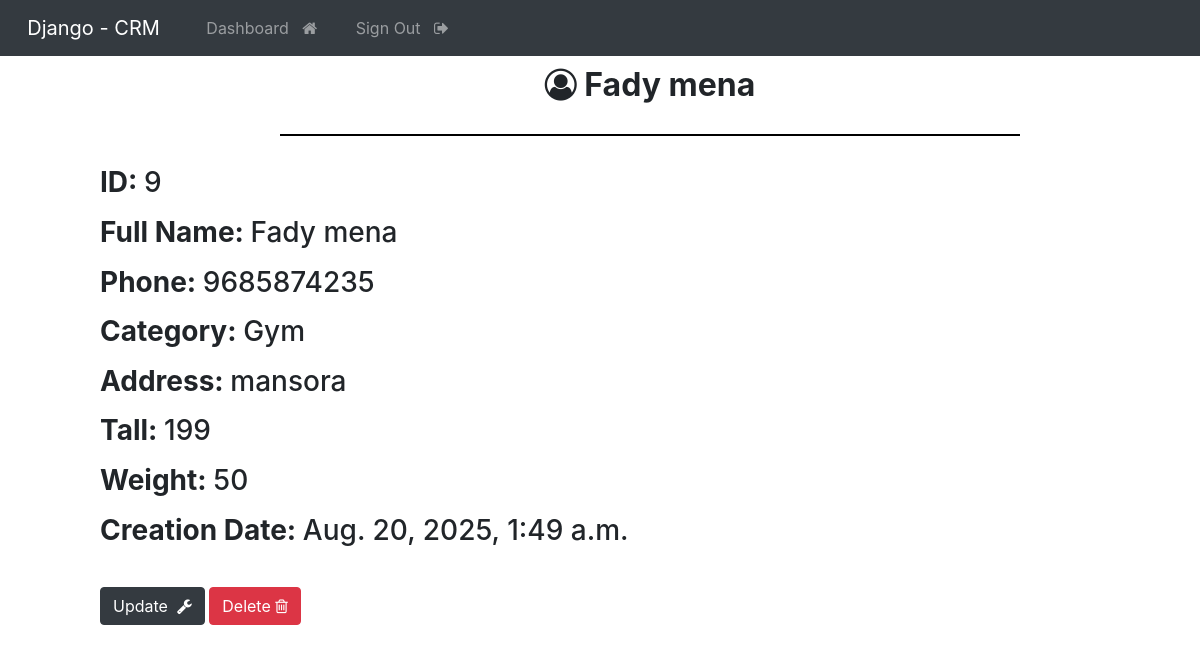
The app's page /view/9 (signed in) with its own data.
### webapp/models.py (models this page shows, shortened)
class Record(models.Model):
    first_name = models.CharField(max_length=250)
    last_name = models.CharField(max_length=250)
    Category=models.ForeignKey(Category, on_delete=models.CASCADE)
    phone = models.IntegerField()
    tall=models.IntegerField()
    weight=models.IntegerField()
    address=models.CharField(max_length=500)
    created_at = models.DateTimeField(auto_now_add=True)
    class Meta:
        ordering = ['-created_at']

class Category(models.Model):
    name = models.CharField(max_length=250)
    created_at = models.DateTimeField(auto_now_add=True)
    def __str__(self):
        return self.name

### webapp/views.py (the view)
# urls.py: path('view/<int:record_id>', views.view_record, name='view_record'),
@login_required(login_url='login')
def  view_record(request, record_id):
    all_records=get_object_or_404(Record, id=record_id)
    context={'record':all_records}
    return render(request, 'web/view_record.html', context)

### templates/web/view_record.html
{%  extends "base.html"  %}
{% block content %}
<div class="cart-body" style="padding-left :100px; padding-top: 10px ;">
 <strong class ="text-center">
<h2>
    <b><i class="fa fa-user-circle-o" aria-hidden="true"></i>
    {{ record.first_name|capfirst }}  {{ record.last_name }} </b>
</h2>
 </strong>
 <hr style="border:1px solid #000; margin: 30px 180px  ;">
<h3>
<p> <strong>ID: </strong>  {{ record.id }}</p>
<p> <strong>Full Name: </strong>  {{ record.first_name|capfirst }}  {{ record.last_name }}</p>
<p> <strong>Phone: </strong> {{ record.phone }}</p>
<p> <strong>Category: </strong> {{ record.Category }}</p>
<p> <strong>Address: </strong> {{ record.address }}</p>
<p> <strong>Tall: </strong> {{ record.tall }}</p>
<p> <strong>Weight: </strong> {{ record.weight }}</p>
<p> <strong>Creation Date: </strong> {{ record.created_at }}</p>
</h3>
<br>
<a href="{%  url 'update_record' record.id %}" class="btn  btn-dark "> Update &nbsp;<i class="fa fa-wrench" aria-hidden="true"></i>  </a>
<a href="{%  url 'delete_record' record.id %}" onclick="return confirm('Are you sure you want to delete this record?')" class="btn  btn-danger "> Delete&nbsp;<i class="fa fa-trash-o" aria-hidden="true"></i>   </a>
</div>
{% endblock %}

### records on screen
Record: first_name "Fady", last_name "mena", id "9", phone "9685874235", Category "Gym", address "mansora", tall "199", weight "50", created_at "Aug. 20, 2025, 1:49 a.m."
